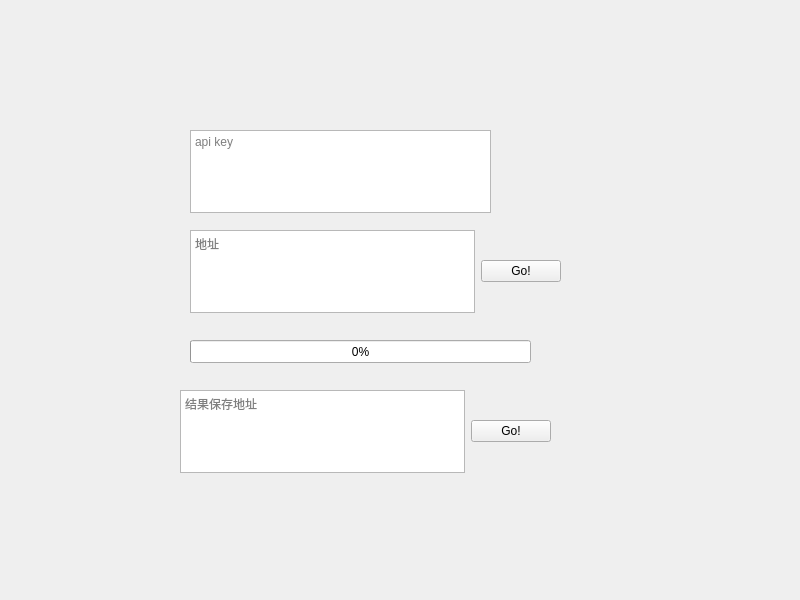
<?xml version="1.0" encoding="UTF-8"?>
<ui version="4.0">
 <class>Widget</class>
 <widget class="QWidget" name="Widget">
  <property name="geometry">
   <rect>
    <x>0</x>
    <y>0</y>
    <width>800</width>
    <height>600</height>
   </rect>
  </property>
  <property name="windowTitle">
   <string>经纬度查询</string>
  </property>
  <widget class="QWidget" name="gridWidget" native="true">
   <property name="geometry">
    <rect>
     <x>190</x>
     <y>230</y>
     <width>371</width>
     <height>83</height>
    </rect>
   </property>
   <layout class="QGridLayout" name="gridLayout">
    <item row="0" column="0">
     <widget class="QTextEdit" name="textEdit">
      <property name="autoFillBackground">
       <bool>true</bool>
      </property>
      <property name="placeholderText">
       <string>地址</string>
      </property>
     </widget>
    </item>
    <item row="0" column="1" alignment="Qt::AlignHCenter">
     <widget class="QPushButton" name="pushButton">
      <property name="text">
       <string>Go!</string>
      </property>
     </widget>
    </item>
   </layout>
  </widget>
  <widget class="QWidget" name="horizontalWidget" native="true">
   <property name="geometry">
    <rect>
     <x>190</x>
     <y>130</y>
     <width>301</width>
     <height>83</height>
    </rect>
   </property>
   <layout class="QHBoxLayout" name="horizontalLayout">
    <item>
     <widget class="QTextEdit" name="textEdit">
      <property name="placeholderText">
       <string>api key</string>
      </property>
     </widget>
    </item>
   </layout>
  </widget>
  <widget class="QProgressBar" name="progressBar">
   <property name="geometry">
    <rect>
     <x>190</x>
     <y>340</y>
     <width>341</width>
     <height>23</height>
    </rect>
   </property>
   <property name="value">
    <number>0</number>
   </property>
  </widget>
  <widget class="QWidget" name="gridWidget_2" native="true">
   <property name="geometry">
    <rect>
     <x>180</x>
     <y>390</y>
     <width>371</width>
     <height>83</height>
    </rect>
   </property>
   <layout class="QGridLayout" name="gridLayout_2">
    <item row="0" column="0">
     <widget class="QTextEdit" name="textEdit_2">
      <property name="autoFillBackground">
       <bool>true</bool>
      </property>
      <property name="placeholderText">
       <string>结果保存地址</string>
      </property>
     </widget>
    </item>
    <item row="0" column="1" alignment="Qt::AlignHCenter">
     <widget class="QPushButton" name="pushButton_3">
      <property name="text">
       <string>Go!</string>
      </property>
     </widget>
    </item>
   </layout>
  </widget>
 </widget>
 <resources/>
 <connections/>
</ui>
